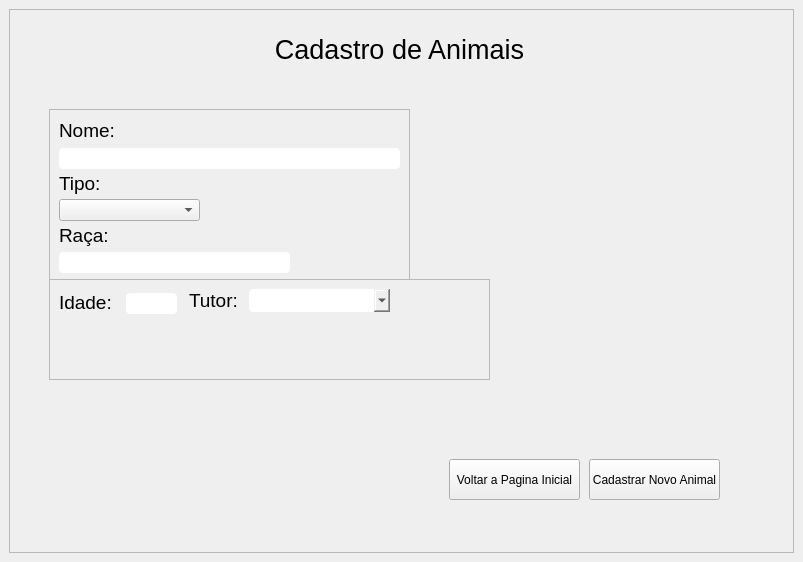
<?xml version="1.0" encoding="UTF-8"?>
<ui version="4.0">
 <class>MainWindow</class>
 <widget class="QMainWindow" name="MainWindow">
  <property name="geometry">
   <rect>
    <x>0</x>
    <y>0</y>
    <width>803</width>
    <height>562</height>
   </rect>
  </property>
  <property name="windowTitle">
   <string>MainWindow</string>
  </property>
  <widget class="QWidget" name="centralwidget">
   <layout class="QHBoxLayout" name="horizontalLayout">
    <item>
     <widget class="QFrame" name="frameCadAnimal">
      <property name="frameShape">
       <enum>QFrame::StyledPanel</enum>
      </property>
      <property name="frameShadow">
       <enum>QFrame::Raised</enum>
      </property>
      <widget class="QLabel" name="labelTituloCadAnimal">
       <property name="geometry">
        <rect>
         <x>0</x>
         <y>0</y>
         <width>781</width>
         <height>81</height>
        </rect>
       </property>
       <property name="font">
        <font>
         <pointsize>20</pointsize>
        </font>
       </property>
       <property name="text">
        <string>Cadastro de Animais</string>
       </property>
       <property name="alignment">
        <set>Qt::AlignCenter</set>
       </property>
      </widget>
      <widget class="QFrame" name="frameFormCadAnimal1">
       <property name="geometry">
        <rect>
         <x>40</x>
         <y>100</y>
         <width>361</width>
         <height>171</height>
        </rect>
       </property>
       <property name="font">
        <font>
         <pointsize>14</pointsize>
        </font>
       </property>
       <property name="frameShape">
        <enum>QFrame::StyledPanel</enum>
       </property>
       <property name="frameShadow">
        <enum>QFrame::Raised</enum>
       </property>
       <widget class="QLabel" name="labelNome">
        <property name="geometry">
         <rect>
          <x>10</x>
          <y>10</y>
          <width>361</width>
          <height>23</height>
         </rect>
        </property>
        <property name="font">
         <font>
          <pointsize>14</pointsize>
         </font>
        </property>
        <property name="text">
         <string>Nome:</string>
        </property>
       </widget>
       <widget class="QLabel" name="labelTipo">
        <property name="geometry">
         <rect>
          <x>10</x>
          <y>63</y>
          <width>361</width>
          <height>22</height>
         </rect>
        </property>
        <property name="font">
         <font>
          <pointsize>14</pointsize>
         </font>
        </property>
        <property name="text">
         <string>Tipo:</string>
        </property>
       </widget>
       <widget class="QLineEdit" name="inputNome">
        <property name="geometry">
         <rect>
          <x>10</x>
          <y>39</y>
          <width>341</width>
          <height>21</height>
         </rect>
        </property>
        <property name="font">
         <font>
          <pointsize>12</pointsize>
         </font>
        </property>
        <property name="styleSheet">
         <string notr="true">border-radius:4px;</string>
        </property>
       </widget>
       <widget class="QLabel" name="labelRaca">
        <property name="geometry">
         <rect>
          <x>10</x>
          <y>115</y>
          <width>361</width>
          <height>22</height>
         </rect>
        </property>
        <property name="font">
         <font>
          <pointsize>14</pointsize>
         </font>
        </property>
        <property name="text">
         <string>Raça:</string>
        </property>
       </widget>
       <widget class="QLineEdit" name="inputRaca">
        <property name="geometry">
         <rect>
          <x>10</x>
          <y>143</y>
          <width>231</width>
          <height>21</height>
         </rect>
        </property>
        <property name="font">
         <font>
          <pointsize>12</pointsize>
         </font>
        </property>
        <property name="styleSheet">
         <string notr="true">border-radius:4px;</string>
        </property>
        <property name="inputMask">
         <string/>
        </property>
       </widget>
       <widget class="QComboBox" name="cbTipo">
        <property name="geometry">
         <rect>
          <x>10</x>
          <y>90</y>
          <width>141</width>
          <height>22</height>
         </rect>
        </property>
       </widget>
      </widget>
      <widget class="QFrame" name="frameFormCadAnimal2">
       <property name="geometry">
        <rect>
         <x>40</x>
         <y>270</y>
         <width>441</width>
         <height>101</height>
        </rect>
       </property>
       <property name="font">
        <font>
         <pointsize>14</pointsize>
        </font>
       </property>
       <property name="frameShape">
        <enum>QFrame::StyledPanel</enum>
       </property>
       <property name="frameShadow">
        <enum>QFrame::Raised</enum>
       </property>
       <widget class="QLineEdit" name="inputIdade">
        <property name="geometry">
         <rect>
          <x>77</x>
          <y>14</y>
          <width>51</width>
          <height>21</height>
         </rect>
        </property>
        <property name="font">
         <font>
          <pointsize>12</pointsize>
         </font>
        </property>
        <property name="styleSheet">
         <string notr="true">border-radius:4px
</string>
        </property>
       </widget>
       <widget class="QLabel" name="labelIdade">
        <property name="geometry">
         <rect>
          <x>10</x>
          <y>10</y>
          <width>61</width>
          <height>26</height>
         </rect>
        </property>
        <property name="font">
         <font>
          <pointsize>14</pointsize>
         </font>
        </property>
        <property name="text">
         <string>Idade:</string>
        </property>
       </widget>
       <widget class="QComboBox" name="cbTutor">
        <property name="geometry">
         <rect>
          <x>200</x>
          <y>10</y>
          <width>141</width>
          <height>23</height>
         </rect>
        </property>
        <property name="font">
         <font>
          <pointsize>12</pointsize>
         </font>
        </property>
        <property name="styleSheet">
         <string notr="true">border-radius:4px;
</string>
        </property>
       </widget>
       <widget class="QLabel" name="labelTutor">
        <property name="geometry">
         <rect>
          <x>140</x>
          <y>8</y>
          <width>49</width>
          <height>26</height>
         </rect>
        </property>
        <property name="font">
         <font>
          <pointsize>14</pointsize>
         </font>
        </property>
        <property name="text">
         <string>Tutor:</string>
        </property>
       </widget>
      </widget>
      <widget class="QPushButton" name="btnVoltar">
       <property name="geometry">
        <rect>
         <x>440</x>
         <y>450</y>
         <width>131</width>
         <height>41</height>
        </rect>
       </property>
       <property name="text">
        <string>Voltar a Pagina Inicial</string>
       </property>
      </widget>
      <widget class="QPushButton" name="btnCadAnimal">
       <property name="geometry">
        <rect>
         <x>580</x>
         <y>450</y>
         <width>131</width>
         <height>41</height>
        </rect>
       </property>
       <property name="text">
        <string>Cadastrar Novo Animal</string>
       </property>
      </widget>
      <widget class="QLabel" name="label">
       <property name="geometry">
        <rect>
         <x>420</x>
         <y>110</y>
         <width>151</width>
         <height>131</height>
        </rect>
       </property>
       <property name="minimumSize">
        <size>
         <width>100</width>
         <height>100</height>
        </size>
       </property>
       <property name="styleSheet">
        <string notr="true">image: url(:/images/petIcon.png);</string>
       </property>
       <property name="text">
        <string/>
       </property>
      </widget>
     </widget>
    </item>
   </layout>
  </widget>
 </widget>
 <resources>
  <include location="../assets/resources.qrc"/>
 </resources>
 <connections/>
</ui>
